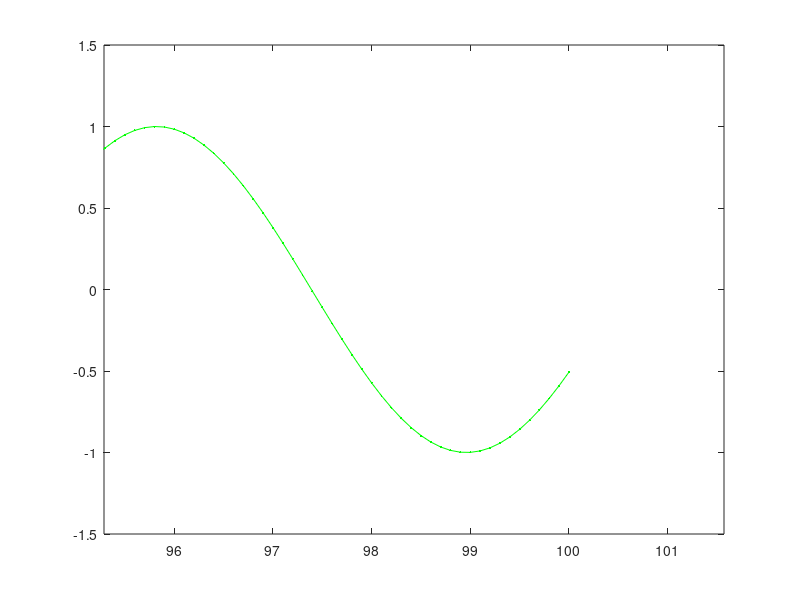

This figure's MATLAB source:
t=[0]
m=[0];
p = plot(t,m,'g','MarkerSize',5);%LineSpec 应该作为第三个位置的字符串输入

x=-1.5*pi;
axis([x x+2*pi -1.5 1.5]);
grid on;
% 设置背景颜色为黑色
set(gca, 'Color', 'k');  % 'k' 表示黑色
set(gca, 'GridColor', 'w');  % 设置网格线颜色为白色
for i=1:1000
    t=[t 0.1*i];  
    m=[m sin(0.1*i)]; 
    set(p,'XData',t,'YData',m)   
    drawnow
    x=x+0.1;    
    axis([x x+2*pi -1.5 1.5]);
    %pause(0.01);
end
